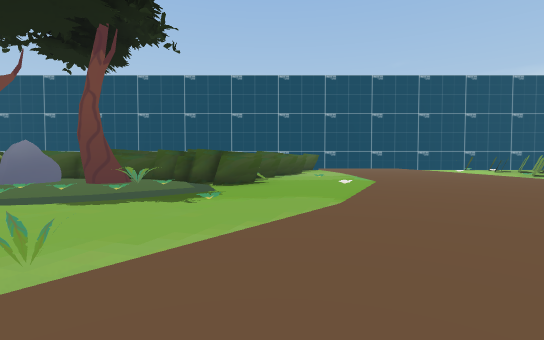
View 1 (above)

24 first-person views from a walk through a Unity game level. The camera is 0.41 m above the floor, tilts 2° down and sees 85° across. The floor is counted in squares, 1 m on a side. Each view is taken from the middle of a square. On the plan, view 1 faces up. The plan holds only what a view shows up to about 9 squares ahead; the rest is blank. The place goes on beyond the plan. Some animated figures are not drawn. Some surface patterns are stand-ins.

View 2
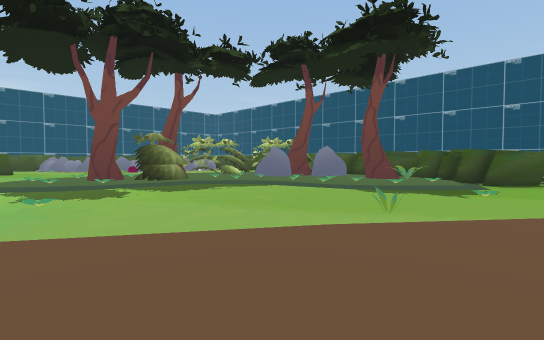

View 3
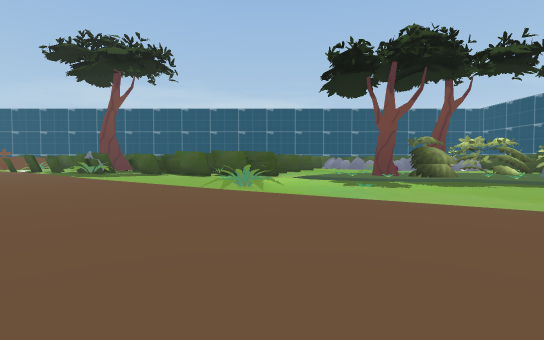

View 4
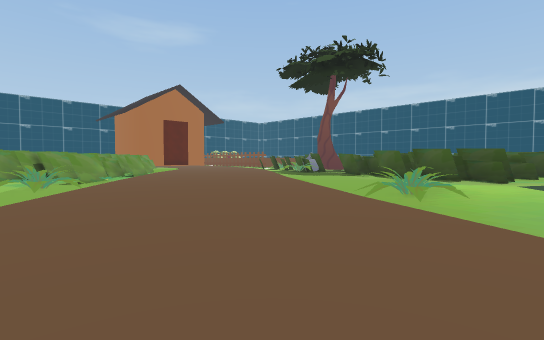

View 5
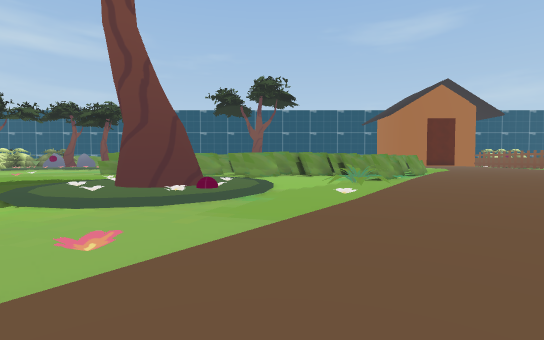

View 6
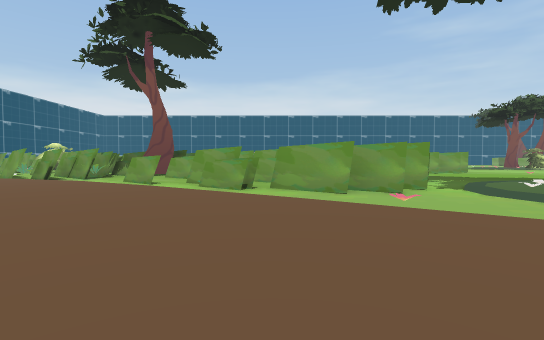

View 7
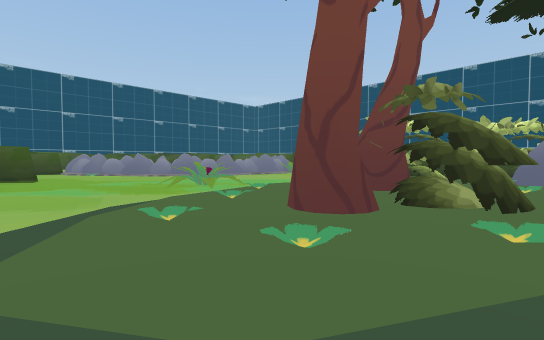

View 8
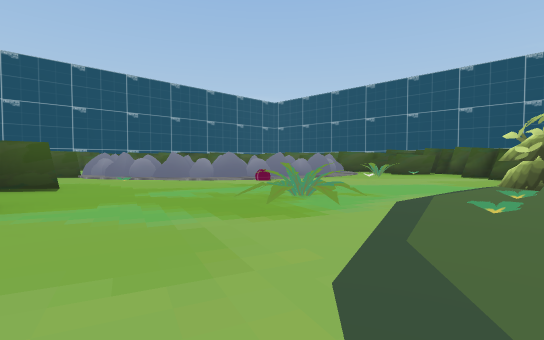

View 9
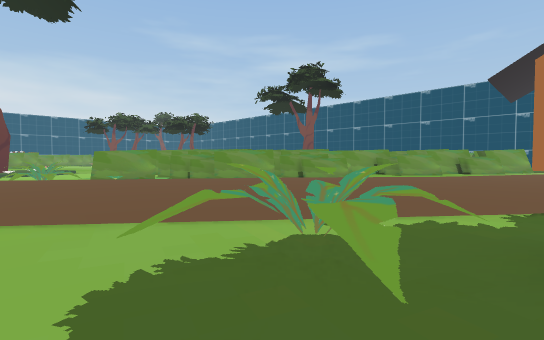

View 10
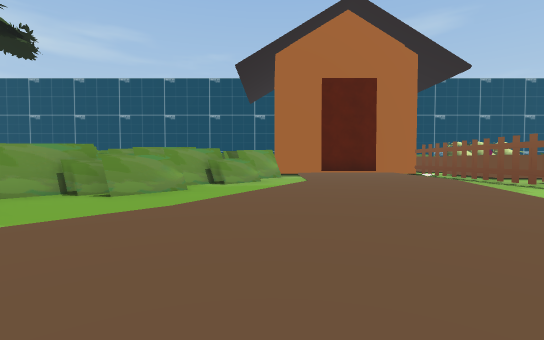

View 11
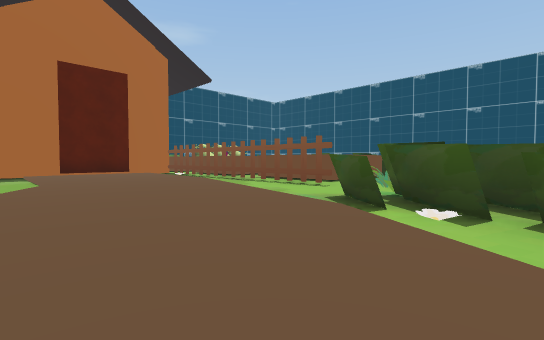

View 12
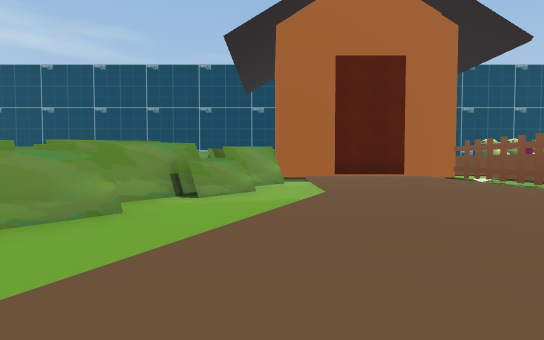

View 13
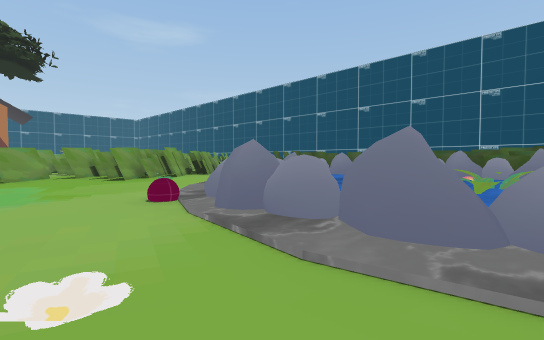

View 14
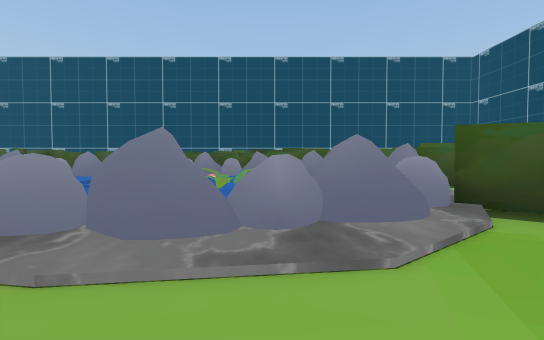

View 15
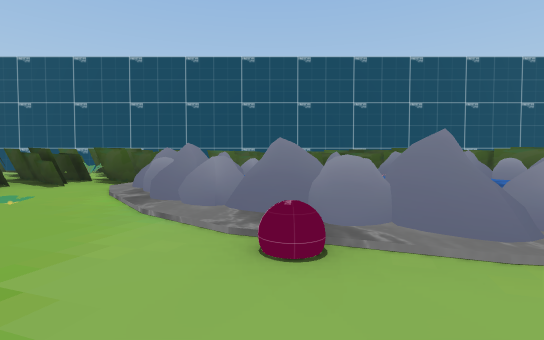

View 16
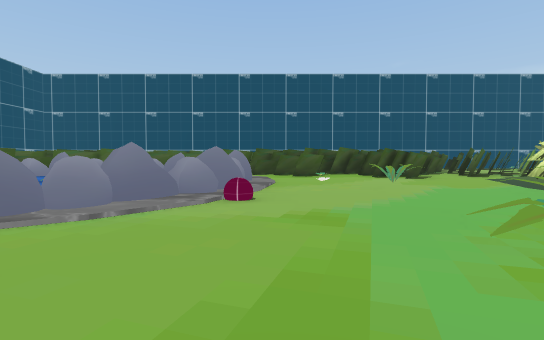

View 17
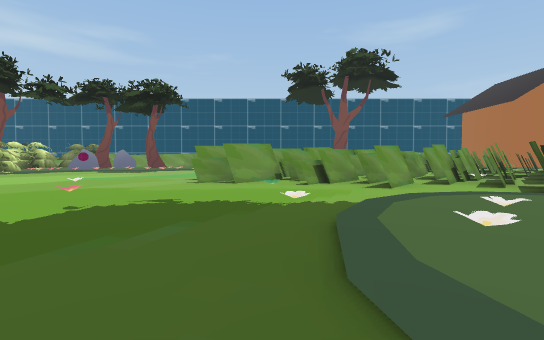

View 18
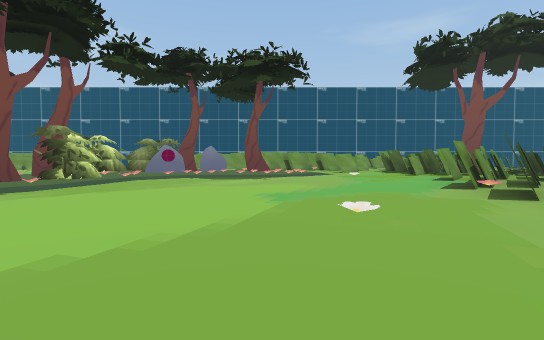

View 19
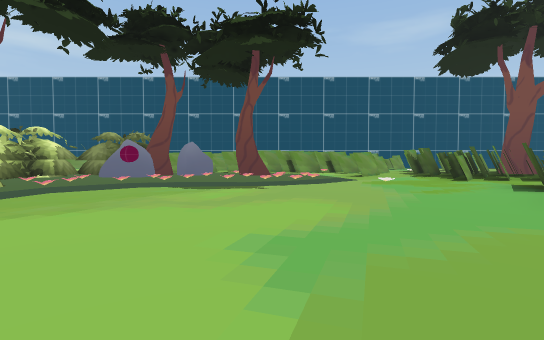

View 20
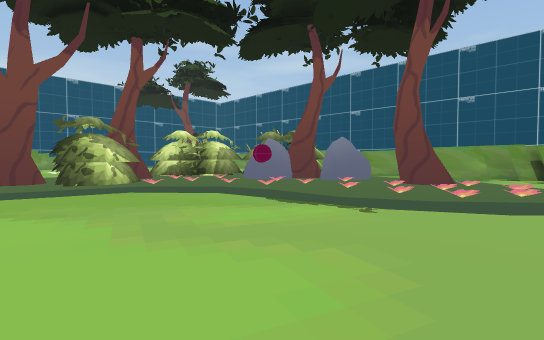

View 21
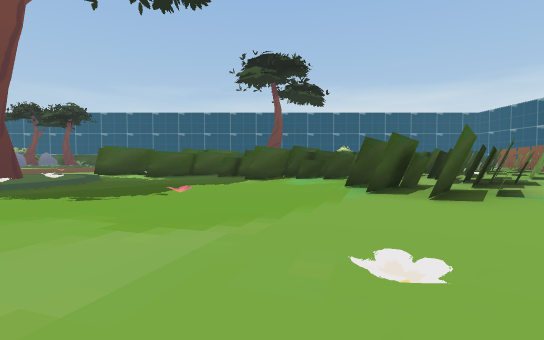

View 22
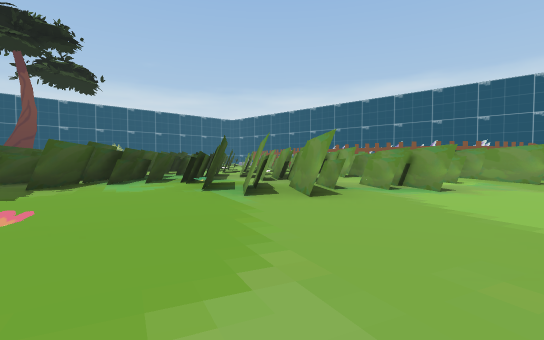

View 23
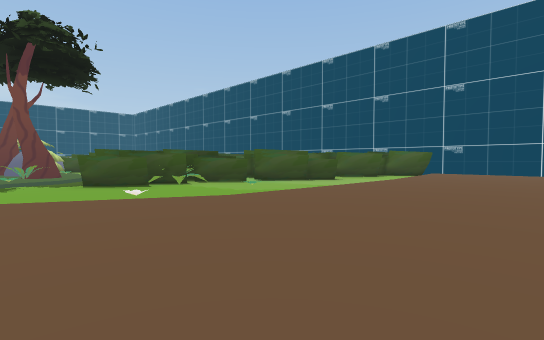

View 24
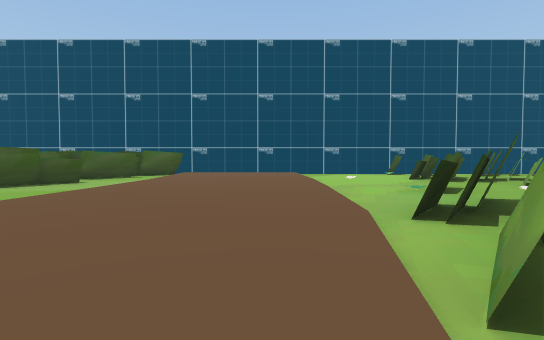

### Floor plan
Key: @ floor where view 1 was taken; # wall or solid block; . main floor; : floor 0.05 m higher than the main floor; + floor 0.1 m higher than the main floor; / step, stairs or slope; = window, fence, low wall or low ledge; ~ water the walk can cross; ≈ water the walk keeps out of; O other object.
Columns run from 17 left of view 1 to 13 right of it. Each row starts with its distance up from view 1.
 14                   #####
 13                   #/:::/..##
 12                   #.:::/...#
 11                  ##.:::/O.##
 10                  ##.:::/..##
  9 ###########     ##..:::/.#=
  8 # OOO###.####   ##..:::/##
  7 #OOOOO...#.######.O.:::/##
  6  OOO≈O..... O ###../:::##
  5 OOOO O~O../O OOO..O/:::##
  4 OO ≈≈O..O.OOOOOO:./:::/##
  3 O   OOO...O+OOO:O./:::/O#
  2 OO OO...O.OOO/.../:::/#.#
  1 # OO.O....OO+...O::::/###
  0 ###.......OOO...:@::/###
 -1  #####.#../+/.O/:::/.##
 -2     #######..O/::::O###
 -3         ###O../:::/.######
 -4         ##.../:::/.///#.###
 -5         ##../::::O/O/:...###
 -6          ...::::/./OO:.....#
 -7          #O/:::/O./:::.....##
 -8          #/::::##..///O.O..####
 -9          /::::/##.##..O.......#
-10        #.::::/########...O..../
-11       ##O:::/###    ####...../
-12      ###::::.##       ##.....OO
-13      O=/:::/.#        ##.....OO
-14  ##OOO./::/.##        #....:OOO
-15      O.:::/.##        #.OOOOOOO
-16      O.::/.##         #..OOOOOO
-17     OO/::/.#          #./ /+OOO
-18      OO::/##          ###..#
-19      OO::/##           #######
-20     .O OOOO#                #
-21     O#    O

Positions as (right, up) in squares from view 1, and headings:
1: (0, 0), facing up
2: (0, -1), facing up-left
3: (1, -2), facing left
4: (0, -1), facing down-left
5: (1, -1), facing down
6: (-1, -1), facing right
7: (-5, -1), facing up-left
8: (-7, -1), facing up-left
9: (-8, -6), facing down-right
10: (-7, -10), facing down
11: (-7, -10), facing down-left
12: (-7, -12), facing down
13: (-10, 6), facing down-left
14: (-10, 6), facing left
15: (-10, 3), facing left
16: (-11, 0), facing up
17: (5, -5), facing down
18: (9, -8), facing down
19: (9, -10), facing down
20: (8, -12), facing down-right
21: (8, -11), facing up
22: (7, -10), facing up-right
23: (5, 4), facing up-left
24: (5, 4), facing up
